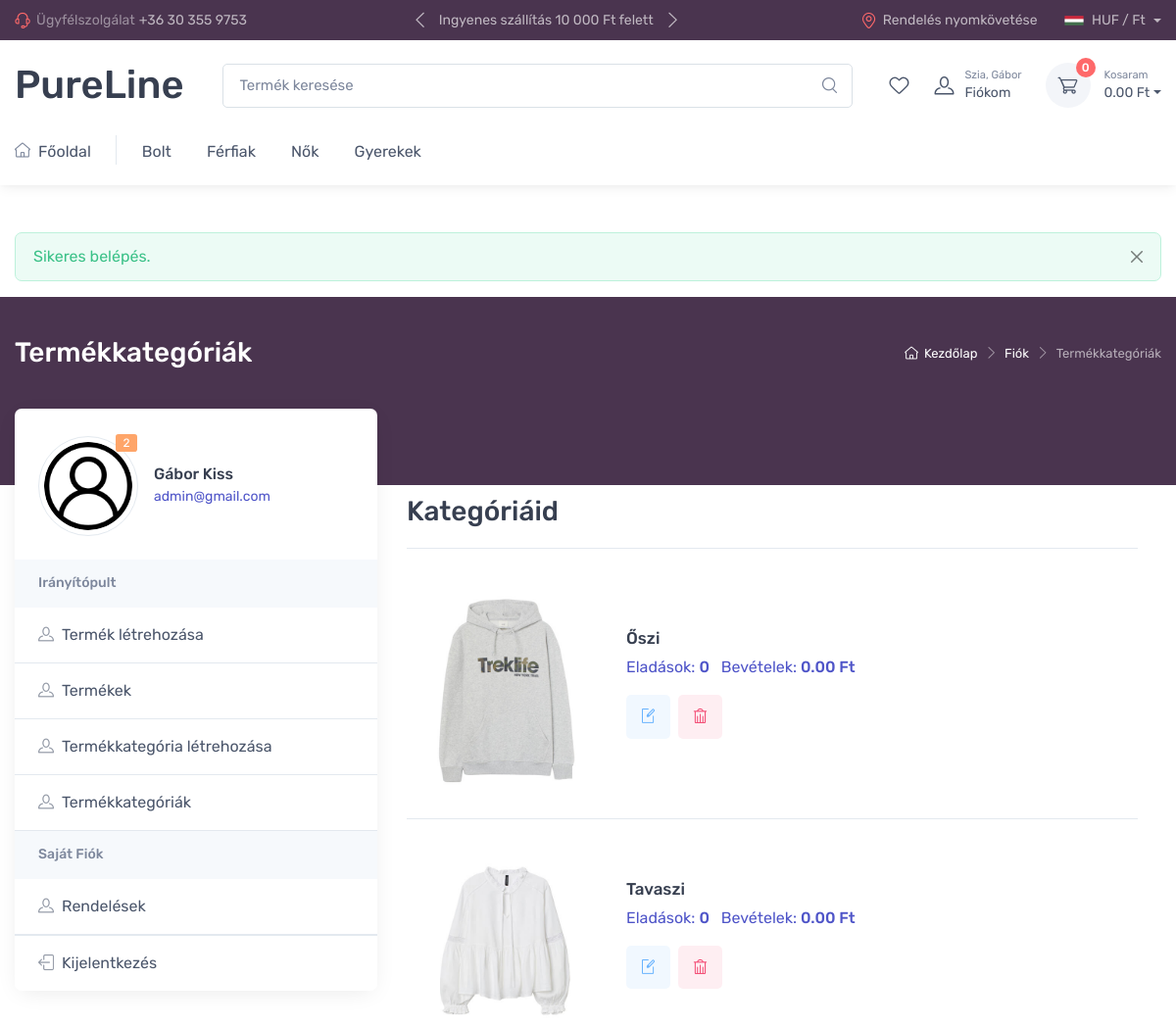
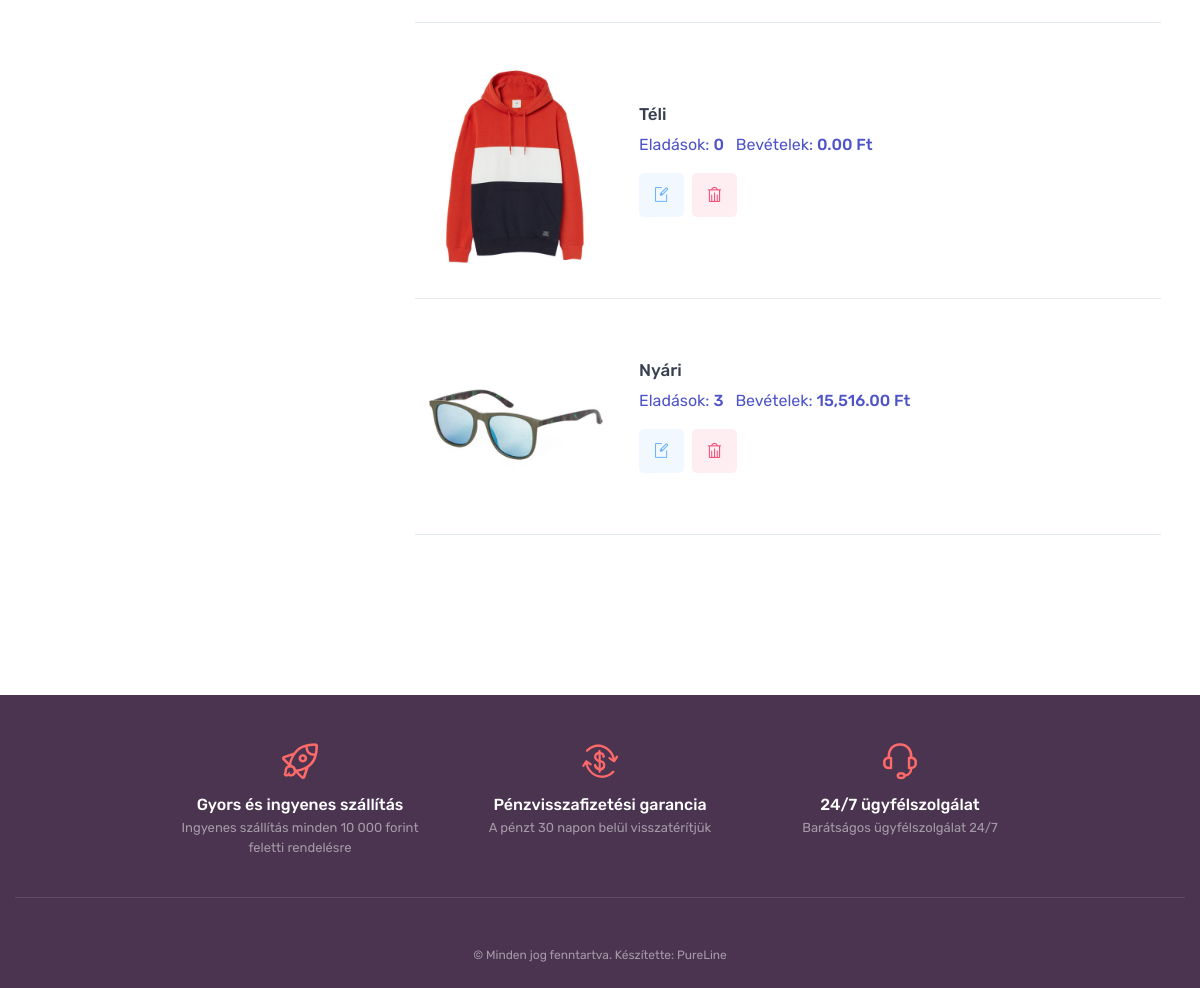
Screenshot of /admin-categories.php (signed in) with the database file from the repository (2 pictures, top to bottom).
### tables this page shows
CREATE TABLE `categories` (
  `id` int(11) NOT NULL,
  `name` text DEFAULT NULL,
  `photo` text DEFAULT NULL,
  `parent_id` int(11) DEFAULT NULL,
  `description` text DEFAULT NULL
);

CREATE TABLE `orders` (
  `id` int(11) NOT NULL,
  `customer_id` int(11) NOT NULL,
  `order_status` int(11) NOT NULL,
  `shipping` text NOT NULL,
  `cart` text NOT NULL,
  `user` text NOT NULL,
  `order_date` varchar(255) NOT NULL,
  `total_price` int(11) NOT NULL
);

### files/functions.php (called while the page is built, shortened)
<?php
$conn = new mysqli ("localhost", "root","","shop");
$conn->set_charset("utf8mb4");
function db_select($table,$condition = null)
{
    $sql = "SELECT * FROM $table";
    if ($condition != null) {
        $sql .= " WHERE $condition";
    }
    global $conn;
    $res = $conn->query($sql);
    $rows = [];
    while ($row = $res->fetch_assoc()){
        $rows[] = $row;
    }
    return $rows;
}
 function is_logged_in(){
    if(isset($_SESSION["user"])){
        return true;
    } else{
        return false;
    }
 }

### admin-categories.php (the view, shortened to what this page needs)
<?php
require_once('files/functions.php');
$categories = db_select("categories", '1 ORDER BY id DESC');
$products = db_select("products", '1');
$orders = db_select("orders", '1');
$categoryProductCount = [];
$categoryEarnings = [];
foreach ($categories as $category) {
    $categoryId = $category['id'];
    $categoryProductCount[$categoryId] = 0;
    $categoryEarnings[$categoryId] = 0;
}
foreach ($orders as $order) {
    $cartData = json_decode($order['cart'], true);
    foreach ($cartData as $item) {
        $productId = $item['pro']['id'];
        $quantity = $item['quantity'];
        $productPrice = 0;
        foreach ($products as $product) {
            if ($product['id'] == $productId) {
                $productPrice = $product['price'];
                $categoryId = $product['category_id'];
                break;
            }
        }
        if (isset($categoryEarnings[$categoryId])) {
            $categoryProductCount[$categoryId] += $quantity;
            $categoryEarnings[$categoryId] += $productPrice * $quantity;
        }
    }
}
require_once('files/header.php');
?>
<div class="page-title-overlap bg-linecolor pt-4">
    <div class="container d-lg-flex justify-content-between py-2 py-lg-3">
        <div class="order-lg-2 mb-3 mb-lg-0 pt-lg-2">
            <nav aria-label="breadcrumb">
                <ol class="breadcrumb breadcrumb-light flex-lg-nowrap justify-content-center justify-content-lg-start">
                    <li class="breadcrumb-item"><a class="text-nowrap" href="index.php"><i class="ci-home"></i>Kezdőlap</a></li>
                    <li class="breadcrumb-item text-nowrap"><a href="#">Fiók</a></li>
                    <li class="breadcrumb-item text-nowrap active" aria-current="page">Termékkategóriák</li>
                </ol>
            </nav>
        </div>
        <div class="order-lg-1 pe-lg-4 text-center text-lg-start">
            <h1 class="h3 text-light mb-0">Termékkategóriák</h1>
        </div>
    </div>
</div>
<div class="container pb-5 mb-2 mb-md-4">
    <div class="row">
        <?php require_once('files/admin-account-sidebar.php'); ?>
        <section class="col-lg-8 pt-lg-4 pb-4 mb-3">
            <div class="pt-2 px-4 ps-lg-0 pe-xl-5">
                <div class="d-sm-flex flex-wrap justify-content-between align-items-center border-bottom">
                    <h2 class="h3 py-2 me-2 text-center text-sm-start mt-5">Kategóriáid</h2>
                </div>
                <?php
                foreach ($categories as $category) {
                    $categoryId = $category['id'];
                    $name = htmlspecialchars($category['name']);
                    $photoData = json_decode($category['photo'], true);
                    $photo = isset($photoData[0]['src']) ? htmlspecialchars($photoData[0]['src']) : '';
                    $salesCount = isset($categoryProductCount[$categoryId]) ? $categoryProductCount[$categoryId] : 0;
                    $earnings = isset($categoryEarnings[$categoryId]) ? $categoryEarnings[$categoryId] : 0;
                    $formattedEarnings = number_format($earnings, 2);
                    echo <<<EOF
                    <div class="d-block d-sm-flex align-items-center py-4 border-bottom">
                        <a class="d-block mb-3 mb-sm-0 me-sm-4 ms-sm-0 mx-auto" style="width: 12.5rem;">
                            <img class="rounded-3" src="$photo" alt="$name">
                        </a>
                        <div class="text-center text-sm-start">
                            <h3 class="h6 product-title mb-2">$name</h3>
                            <div class="d-inline-block text-accent">Eladások: <span class="fw-medium">$salesCount</span></div>
                            <div class="d-inline-block text-accent ms-2">Bevételek: <span class="fw-medium">$formattedEarnings Ft</span></div>
                            <div class="d-flex justify-content-center justify-content-sm-start pt-3">
                                <button class="btn bg-faded-info btn-icon me-2" type="button" data-bs-toggle="tooltip" title="Szerkesztés" data-id="$categoryId" onclick="editCategory(this)"><i class="ci-edit text-info"></i></button>
                                <button class="btn bg-faded-danger btn-icon" type="button" data-bs-toggle="tooltip" title="Törlés" data-id="$categoryId" onclick="deleteCategory(this)"><i class="ci-trash text-danger"></i></button>
                            </div>
                        </div>
                    </div>
                    EOF;
                }
                ?>
            </div>
        </section>
    </div>
</div>
<?php
require_once('files/footer.php');
?>

### files/header.php (shortened to what this page needs)
<?php
require_once('files/functions.php');
$cart_count = 0;
$cart_total = 0;
?>
<!DOCTYPE html>
<html lang="hu">
<head>
    <link rel="stylesheet" media="screen" href="vendor/simplebar/dist/simplebar.min.css"/>
    <link rel="stylesheet" media="screen" href="vendor/tiny-slider/dist/tiny-slider.css"/>
    <link rel="stylesheet" media="screen" href="vendor/drift-zoom/dist/drift-basic.min.css"/>
    <link rel="stylesheet" media="screen" href="css/theme.min.css">
</head>
  <body class="handheld-toolbar-enabled">
<main class="page-wrapper">
<header class="shadow-sm">
  <div class="topbar topbar-dark bg-linecolor">
    <div class="container">
      <div class="topbar-text text-nowrap d-none d-md-inline-block">
        <i class="ci-support"></i><span class="text-muted me-1">Ügyfélszolgálat</span><a class="topbar-link" href="tel:+36303559753">+36 30 355 9753</a>
      </div>
      <div class="tns-carousel tns-controls-static d-none d-md-block">
        <div class="tns-carousel-inner" data-carousel-options="{&quot;mode&quot;: &quot;gallery&quot;, &quot;nav&quot;: false}">
          <div class="topbar-text">Ingyenes szállítás 10 000 Ft felett</div>
        </div>
      </div>
      <div class="ms-3 text-nowrap">
        <a class="topbar-link me-4 d-none d-md-inline-block" href="checkout-complete.php"><i class="ci-location"></i>Rendelés nyomkövetése</a>
        <div class="topbar-text dropdown disable-autohide">
          <a class="topbar-link dropdown-toggle" href="#" data-bs-toggle="dropdown">
            <img class="me-2" src="img/hu.png" width="20" alt="Hungary">HUF / Ft
          </a>
        </div>
      </div>
    </div>
  </div>
  <div class="navbar-sticky bg-light">
    <div class="navbar navbar-expand-lg navbar-light">
      <div class="container">
        <a class="navbar-brand d-none d-sm-block flex-shrink-0" href="index.php">
          <h1 class="mb-0">PureLine</h1>
        </a>
        <div class="input-group d-none d-lg-flex mx-4">
          <form id="searchForm" method="POST" action="search-results.php" class="position-relative" style="flex: 1 1 auto;">
            <input class="form-control rounded-end pe-5" type="text" name="search" placeholder="Termék keresése" required>
            <i class="ci-search position-absolute top-50 end-0 translate-middle-y text-muted fs-base me-3"
               style="cursor: pointer;" onclick="document.getElementById('searchForm').submit();"></i>
          </form>
        </div>
        <div class="navbar-toolbar d-flex flex-shrink-0 align-items-center">
          <a class="navbar-tool d-none d-lg-flex" href="wishlist.php">
            <div class="navbar-tool-icon-box">
              <i class="navbar-tool-icon ci-heart"></i>
            </div>
          </a>
        </div>
        <?php if (is_logged_in()) { ?>
          <a class="navbar-tool ms-1 ms-lg-0 me-n1 me-lg-2" href="<?php echo $_SESSION['user']['user_type'] === 'admin' ? 'admin-account-orders.php' : 'account-orders.php'; ?>">
        <?php } else { ?>
          <a class="navbar-tool ms-1 ms-lg-0 me-n1 me-lg-2" href="#signin-modal" data-bs-toggle="modal">
        <?php } ?>
            <div class="navbar-tool-icon-box"><i class="navbar-tool-icon ci-user"></i></div>
            <div class="navbar-tool-text ms-n3">
              <?php if (is_logged_in()) { ?>
                <small>Szia, <?=$_SESSION['user']['last_name']?></small>
              <?php } else {  ?>
                <small>Szia, Bejelentkezés</small>
              <?php } ?>
              Fiókom
            </div>
          </a>
          <div class="navbar-tool dropdown ms-3">
            <a class="navbar-tool-icon-box bg-secondary dropdown-toggle" href="cart.php">
              <span class="navbar-tool-label"><?=$cart_count ?></span>
              <i class="navbar-tool-icon ci-cart"></i>
            </a>
            <a class="navbar-tool-text" href="cart.php"><small>Kosaram</small><?=number_format($cart_total, 2) ?> Ft</a>
          </div>
        </div>
      </div>
      <div class="navbar navbar-expand-lg navbar-light navbar-stuck-menu mt-n2 pt-0 pb-2">
        <div class="container">
          <div class="collapse navbar-collapse" id="navbarCollapse">
            <ul class="navbar-nav navbar-mega-nav pe-lg-2 me-lg-2">
              <li class="nav-item dropdown">
                <a class="nav-link ps-lg-0" href="index.php"><i class="ci-home me-2"></i>Főoldal</a>
              </li>
            </ul>
            <ul class="navbar-nav">
              <li class="nav-item dropdown"><a class="nav-link" href="shop.php">Bolt</a></li>
              <li class="nav-item dropdown"><a class="nav-link" href="shop.php?&gender=man">Férfiak</a></li>
              <li class="nav-item dropdown"><a class="nav-link" href="shop.php?gender=woman">Nők</a></li>
              <li class="nav-item dropdown"><a class="nav-link" href="shop.php?gender=kid">Gyerekek</a></li>
            </ul>
          </div>
        </div>
      </div>
    </div>
</header>
<?php if (isset($_SESSION['alert'])): ?>
  <div class="container pt-5">
    <div id="alert-box" class="alert alert-<?= htmlspecialchars($_SESSION['alert']['type']) ?> alert-dismissible fade show" role="alert">
      <?= htmlspecialchars($_SESSION['alert']['message']) ?>
      <button type="button" class="btn-close" data-bs-dismiss="alert" aria-label="Close"></button>
    </div>
  </div>
<?php endif; ?>

### files/admin-account-sidebar.php (shortened to what this page needs)
<?php
$u = $_SESSION['user'];
?>
<aside class="col-lg-4 pt-4 pt-lg-0 pe-xl-5">
    <div class="bg-white rounded-3 shadow-lg pt-1 mb-5 mb-lg-0">
        <div class="d-md-flex justify-content-between align-items-center text-center text-md-start p-4">
            <div class="d-md-flex align-items-center">
                <div class="img-thumbnail rounded-circle position-relative flex-shrink-0 mx-auto mb-2 mx-md-0 mb-md-0" style="width: 6.375rem;">
                    <span class="badge bg-warning position-absolute end-0 mt-n2" data-bs-toggle="tooltip" title="Id"><?=$u["id"] ?></span>
                    <img class="rounded-circle" src="img/user.png" alt="felhasználó">
                </div>
                <div class="ps-md-3">
                    <h3 class="fs-base mb-0"><?=$u["last_name"]." ".$u["first_name"] ?></h3>
                    <span class="text-accent fs-sm"><?=$u["email"]?></span>
                </div>
            </div>
        </div>
        <div class="d-lg-block collapse" id="account-menu">
            <div class="bg-secondary px-4 py-3">
                <h3 class="fs-sm mb-0 text-muted">Irányítópult</h3>
            </div>
            <ul class="list-unstyled mb-0">
                <li class="border-bottom mb-0"><a class="nav-link-style d-flex align-items-center px-4 py-3" href="admin-products-add.php"><i class="ci-user opacity-60 me-2"></i>Termék létrehozása</a></li>
                <li class="border-bottom mb-0"><a class="nav-link-style d-flex align-items-center px-4 py-3" href="admin-products.php"><i class="ci-user opacity-60 me-2"></i>Termékek</a></li>
                <li class="border-bottom mb-0"><a class="nav-link-style d-flex align-items-center px-4 py-3" href="admin-categories-add.php"><i class="ci-user opacity-60 me-2"></i>Termékkategória létrehozása</a></li>
                <li class="border-bottom mb-0"><a class="nav-link-style d-flex align-items-center px-4 py-3" href="admin-categories.php"><i class="ci-user opacity-60 me-2"></i>Termékkategóriák</a></li>
            </ul>
            <div class="bg-secondary px-4 py-3">
                <h3 class="fs-sm mb-0 text-muted">Saját Fiók</h3>
            </div>
            <ul class="list-unstyled mb-0">
                <li class="border-bottom mb-0"><a class="nav-link-style d-flex align-items-center px-4 py-3" href="admin-account-orders.php"><i class="ci-user opacity-60 me-2"></i>Rendelések</a></li>
                <li class="border-top mb-0"><a class="nav-link-style d-flex align-items-center px-4 py-3" href="logout.php"><i class="ci-sign-out opacity-60 me-2"></i>Kijelentkezés</a></li>
            </ul>
        </div>
    </div>
</aside>

### files/footer.php (shortened to what this page needs)
</main>
<footer class="footer pt-5">
  <div class="pt-5 bg-linecolor">
    <div class="container">
      <div class="row justify-content-center text-center pb-3">
        <div class="col-md-3 col-sm-6 mb-4">
          <div class="d-flex flex-column align-items-center">
            <i class="ci-rocket text-primary" style="font-size: 2.25rem;"></i>
            <div class="pt-3">
              <h6 class="fs-base text-light mb-1">Gyors és ingyenes szállítás</h6>
              <p class="mb-0 fs-ms text-light opacity-50">Ingyenes szállítás minden 10 000 forint feletti rendelésre</p>
            </div>
          </div>
        </div>
        <div class="col-md-3 col-sm-6 mb-4">
          <div class="d-flex flex-column align-items-center">
            <i class="ci-currency-exchange text-primary" style="font-size: 2.25rem;"></i>
            <div class="pt-3">
              <h6 class="fs-base text-light mb-1">Pénzvisszafizetési garancia</h6>
              <p class="mb-0 fs-ms text-light opacity-50">A pénzt 30 napon belül visszatérítjük</p>
            </div>
          </div>
        </div>
        <div class="col-md-3 col-sm-6 mb-4">
          <div class="d-flex flex-column align-items-center">
            <i class="ci-support text-primary" style="font-size: 2.25rem;"></i>
            <div class="pt-3">
              <h6 class="fs-base text-light mb-1">24/7 ügyfélszolgálat</h6>
              <p class="mb-0 fs-ms text-light opacity-50">Barátságos ügyfélszolgálat 24/7</p>
            </div>
          </div>
        </div>
      </div>
      <hr class="hr-light mb-5">
      <div class="pb-4 fs-xs text-light opacity-50 text-center">
        © Minden jog fenntartva. Készítette: <a class="text-light" href="" target="_blank" rel="noopener">PureLine</a>
      </div>
    </div>
  </div>
</footer>
</body>
</html>

### files/header.php (style rules this page uses)
.bg-linecolor { background-color:#4a344f; }

### rows the page displays
categories: shows a picture, name "Őszi", id.order_status "0", id.order_status "0.00"
categories: shows a picture, name "Tavaszi", id.order_status "0", id.order_status "0.00"
categories: shows a picture, name "Téli", id.order_status "0", id.order_status "0.00"
categories: shows a picture, name "Nyári", id "3", id "15,516.00"

### other values shown
$_SESSION['user']['last_name'] "Gábor"
$cart_count "0"
$cart_total "0.00"
$_SESSION['alert']['message'] "Sikeres belépés."
$u["id"] "2"
$u["last_name"] "Gábor"
$u["first_name"] "Kiss"
$u["email"] "admin@gmail.com"
